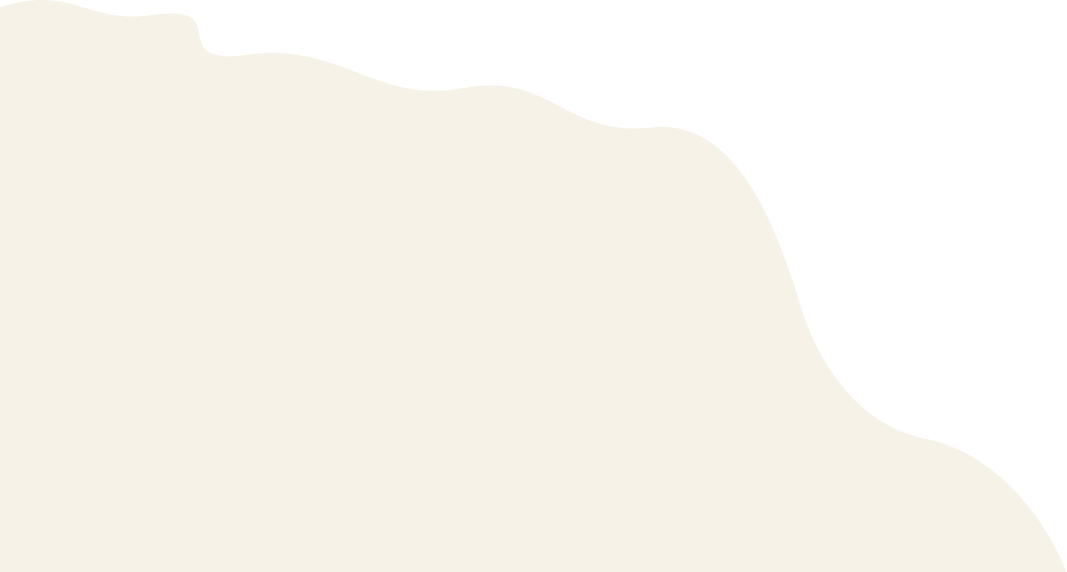
#> input picture assets/paper-mask.png, 1067 x 572 px, found by its file name
$ python generate-layer-panels.py
#> lines starting #> are read from the running program, lines starting #| are printed output that depends on the picture; after the words box and inside, x2 and y2 are one past the last pixel; in counts of white or black regions, pixels touching at a corner belong together
from pathlib import Path

from PIL import Image, ImageDraw, ImageFilter


ROOT = Path(__file__).resolve().parents[1]
ASSETS = ROOT / "demo" / "assets"
SCALE = 2
WIDTH, HEIGHT = 1920, 1080


def cubic(p0, p1, p2, p3, steps=28):
    points = []
    for index in range(steps + 1):
        t = index / steps
        u = 1 - t
        points.append(
            (
                u**3 * p0[0] + 3 * u**2 * t * p1[0] + 3 * u * t**2 * p2[0] + t**3 * p3[0],
                u**3 * p0[1] + 3 * u**2 * t * p1[1] + 3 * u * t**2 * p2[1] + t**3 * p3[1],
            )
        )
    return points


def scaled_points(points):
    return [(round(x * SCALE), round(y * SCALE)) for x, y in points]


def save_downsampled(image, name):
    image.resize((WIDTH, HEIGHT), Image.Resampling.LANCZOS).save(
        ASSETS / name, "PNG", optimize=True
    )


def paper_texture(image, mask, base=(247, 241, 232), alpha=238):
    """Add a very subtle warm paper grain while keeping the outer canvas transparent."""
    width, height = image.size
    # Build straight-alpha RGBA data: keep the intended paper RGB intact and
    # use the supplied mask as the sole alpha channel. Image.composite against
    # transparent pixels would premultiply both RGB and alpha and make the
    # panel look gray/brown in the browser.
    texture = Image.new("RGBA", (width, height), (*base, 255))
    pixels = texture.load()
    for y in range(0, height, 3):
        for x in range(0, width, 3):
            n = ((x * 17 + y * 31) % 11) - 5
            pixels[x, y] = (max(0, base[0] + n), max(0, base[1] + n), max(0, base[2] + n), 255)
    texture = texture.resize((width, height), Image.Resampling.BILINEAR)
    texture.putalpha(mask)
    image.alpha_composite(texture)


def japanese_panel():
    # 04｜雅韵庭居客房直接使用设计师提供的透明 PNG，不再重新绘制轮廓。
    # The supplied bitmap is the cropped lower-left mask (1067 x 572). Place it
    # at its native size against the bottom-left of the 1920 x 1080 canvas so
    # neither the paper shape nor its transparency is stretched or recolored.
    source_path = ASSETS / "paper-mask.png"
    source = Image.open(source_path).convert("RGBA")
#> source is the input picture: PIL image 1067x572 RGBA; mean R, G, B, A 172, 168.5, 161.5, 164.1
    if source.width > WIDTH or source.height > HEIGHT:
        raise ValueError(f"paper mask is larger than the canvas: {source.size}")

    image = Image.new("RGBA", (WIDTH, HEIGHT), (0, 0, 0, 0))
#> image: PIL image 1920x1080 RGBA; every value is 0
    image.alpha_composite(source, (0, HEIGHT - source.height))
    image.save(ASSETS / "panel-japanese.png", "PNG", optimize=True)


def art_panel():
    image = Image.new("RGBA", (WIDTH * SCALE, HEIGHT * SCALE), (0, 0, 0, 0))
#> image: PIL image 3840x2160 RGBA; every value is 0
    mask = Image.new("L", image.size, 0)
#> mask: PIL image 3840x2160 L; every value is 0
    path = [(0, 0), (820, 0)]
    path += cubic((820, 0), (730, 148), (658, 296), (622, 420))
    path += cubic((622, 420), (579, 565), (575, 708), (659, 842))
    path += cubic((659, 842), (705, 916), (785, 996), (870, 1080))
    path += [(0, 1080)]
    ImageDraw.Draw(mask).polygon(scaled_points(path), fill=226)
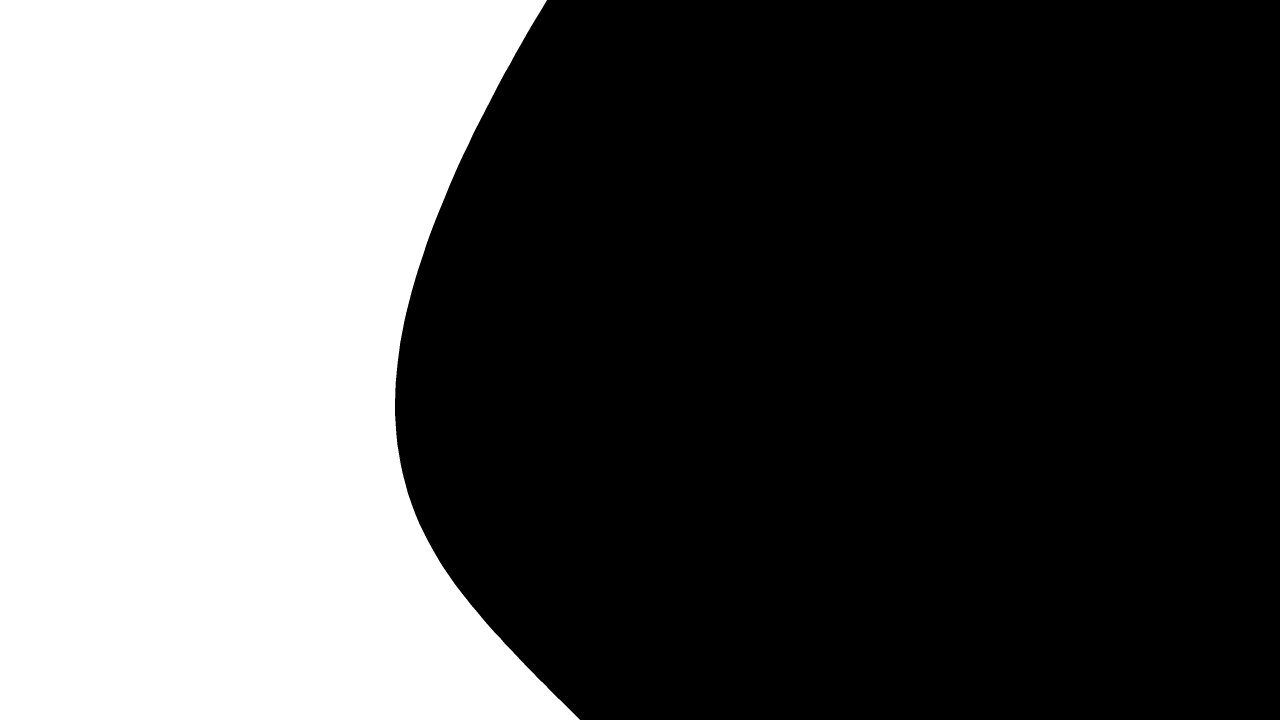
#> mask: PIL image 3840x2160 L (shown at 1/3 size); values 0 (black) and 226 (white), 35.5% white; 1 white region, box (x1, y1, x2, y2) and area: (0, 0, 1740, 2160) 2943210
    # The Figma art-room reference uses a translucent parchment shape with no
    # drop shadow. Keep the outside fully transparent so the scene photo stays
    # untouched and the panel's own alpha remains the only blending control.
    paper_texture(image, mask, base=(248, 241, 229), alpha=226)
#> in paper_texture, `texture = Image.new("RGBA", (width, height), (*base, 255))`:
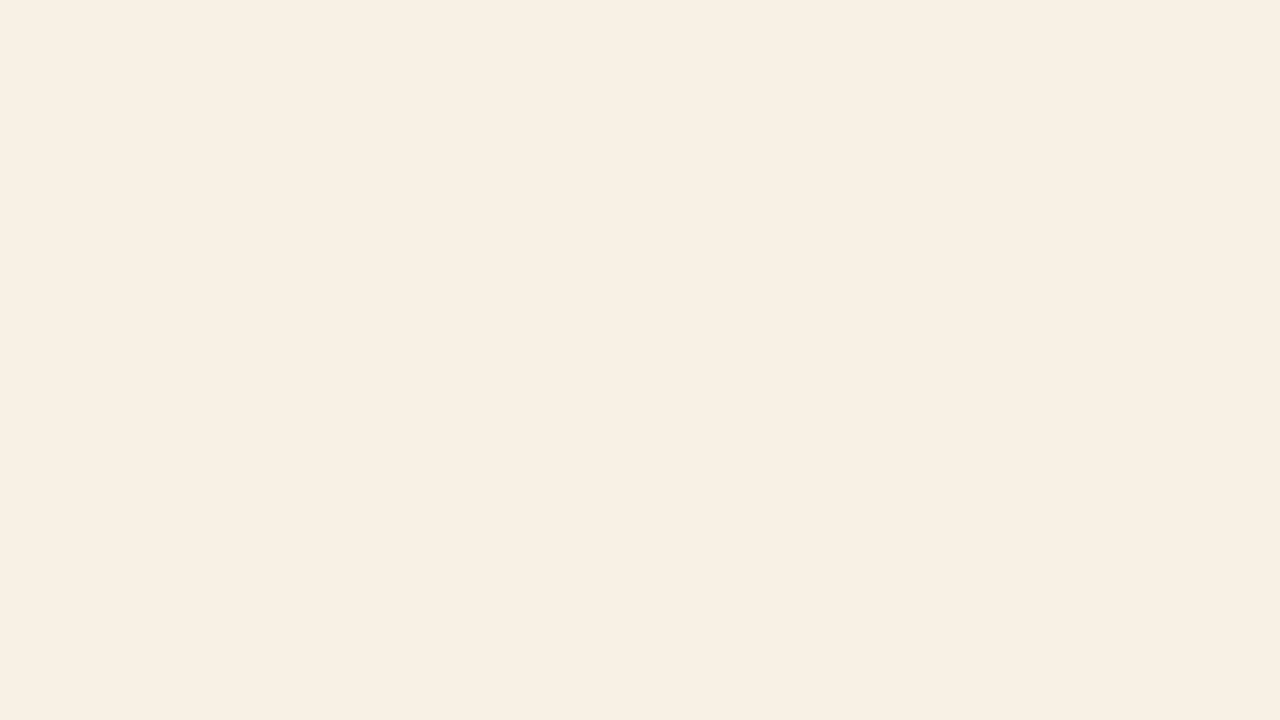
#> texture: PIL image 3840x2160 RGBA (shown at 1/3 size); mean R, G, B, A 248, 241, 229, 255
#> in paper_texture, `texture.putalpha(mask)`:
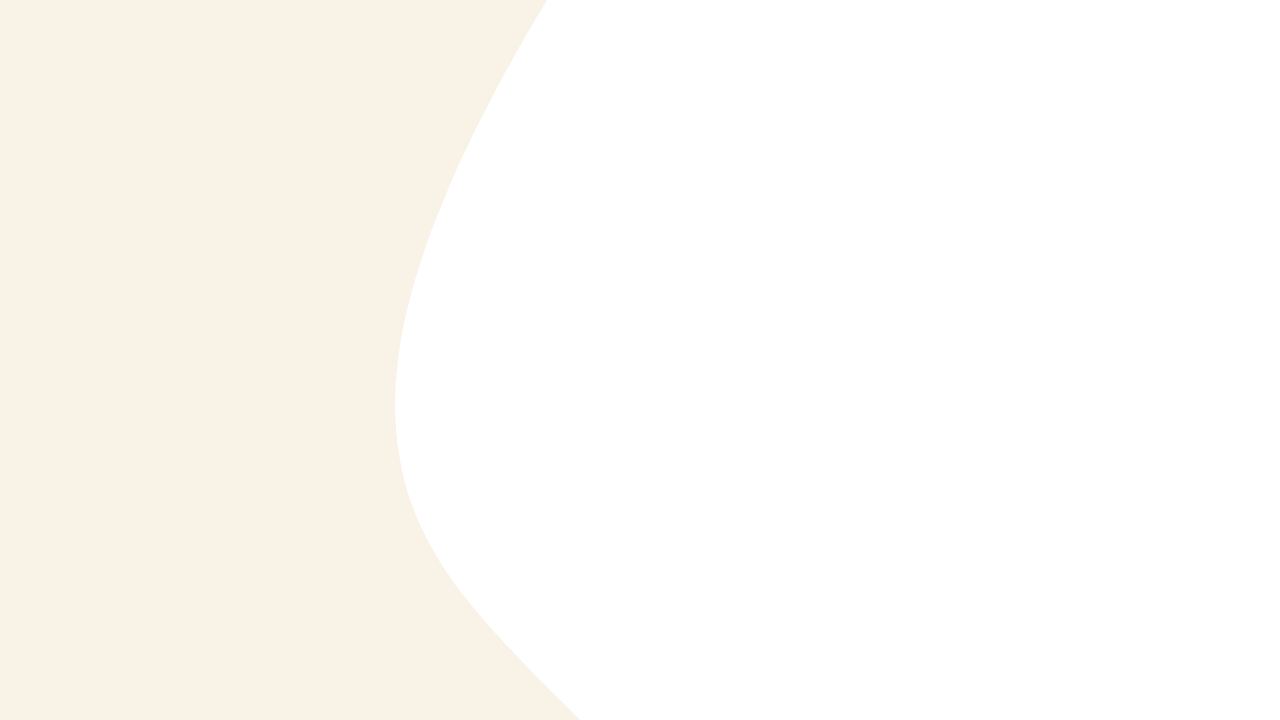
#> texture: PIL image 3840x2160 RGBA (shown at 1/3 size); mean R, G, B, A 248, 241, 229, 80.2; transparent parts drawn white
    save_downsampled(image, "panel-art-template.png")


def french_panel():
    image = Image.new("RGBA", (WIDTH * SCALE, HEIGHT * SCALE), (0, 0, 0, 0))
    draw = ImageDraw.Draw(image)
    box = tuple(round(value * SCALE) for value in (72, 418, 752, 1028))
    shadow_layer = Image.new("RGBA", image.size, (0, 0, 0, 0))
    shadow_draw = ImageDraw.Draw(shadow_layer)
    shadow_draw.rounded_rectangle(box, radius=31 * SCALE, fill=(91, 58, 36, 72))
    shadow_layer = shadow_layer.filter(ImageFilter.GaussianBlur(12 * SCALE))
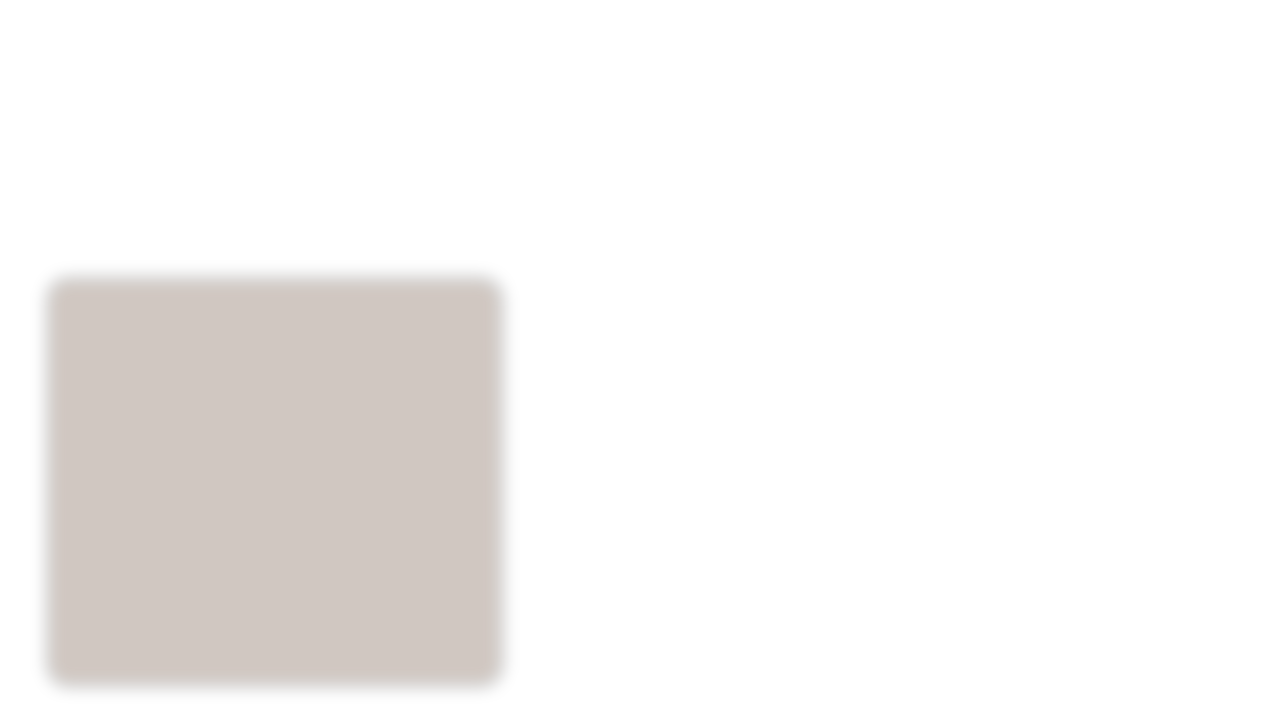
#> shadow_layer: PIL image 3840x2160 RGBA (shown at 1/3 size); mean R, G, B, A 18.2, 11.6, 7.2, 14.4; transparent parts drawn white
    shadow_layer = shadow_layer.transform(shadow_layer.size, Image.AFFINE, (1, 0, 2 * SCALE, 0, 1, 9 * SCALE))
    image.alpha_composite(shadow_layer)
    draw = ImageDraw.Draw(image)
    draw.rounded_rectangle(box, radius=31 * SCALE, fill=(255, 253, 246, 241), outline=(198, 167, 137, 245), width=3 * SCALE)
    inner = tuple(round(value * SCALE) for value in (104, 440, 720, 1007))
    draw.rounded_rectangle(inner, radius=22 * SCALE, outline=(191, 161, 132, 220), width=2 * SCALE)
    save_downsampled(image, "panel-french.png")
#> call 2 of save_downsampled, with name = 'panel-french.png'
#> in save_downsampled (call 2), `image.resize((WIDTH, HEIGHT), Image.Resampling.LANCZOS).save( ASSETS /..`:
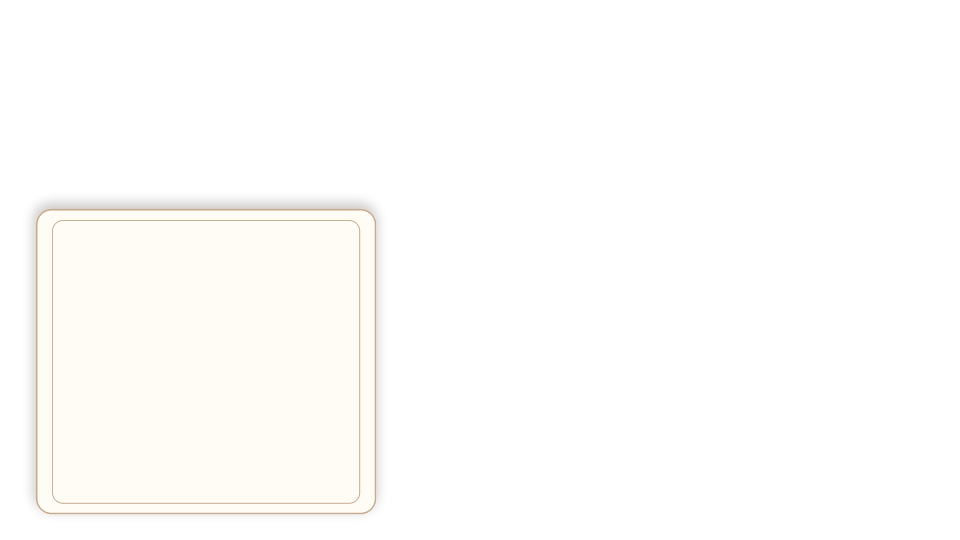
#> saved as panel-french.png: PIL image 1920x1080 RGBA (shown at 1/2 size); mean R, G, B, A 51.2, 50.2, 48.6, 48.6; transparent parts drawn white


if __name__ == "__main__":
    ASSETS.mkdir(parents=True, exist_ok=True)
    japanese_panel()
    art_panel()
    french_panel()
    print("generated layered template panels")
